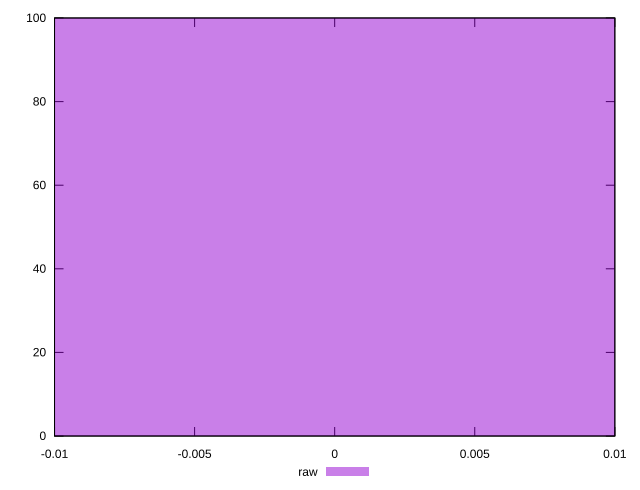

Here is the gnuplot script that generated this plot:
reset

$raw <<EOF
0 100
EOF

set key outside below
set boxwidth 0.1
set xrange [-0.01:0.01]
set yrange [0:100]
set style fill transparent solid 0.5 noborder
set terminal svg size 640, 490 enhanced background rgb 'white'
set output "report_00007_2020-12-11T15:55:29.892Z/uses-webp-images/samples/pages+cached+noexternal+nofonts+nosvg+noimg/raw/histogram.svg"

plot $raw title "raw" with boxes

reset
